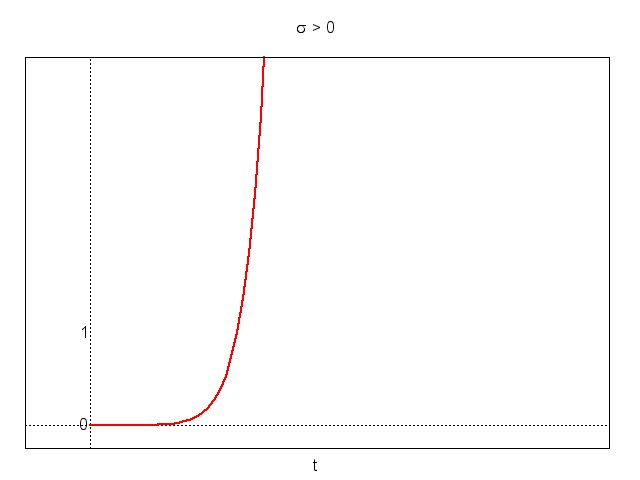

The script that saved this image:
set terminal png
set output 'poli_reali3_3.png'
set encoding utf8
load 'config.plt'
#
set xlabel 't'
set xzeroaxis
set yzeroaxis
unset ytics
unset xtics
#
set title "{/Symbol s} > 0"
set label "0" at 0,0 right
set label "1" at 0,1 right
plot [-.25:2][-.25:4] x >= 0 ? (x**5)*exp(5*x) : 1/0 notitle w l ls 1
